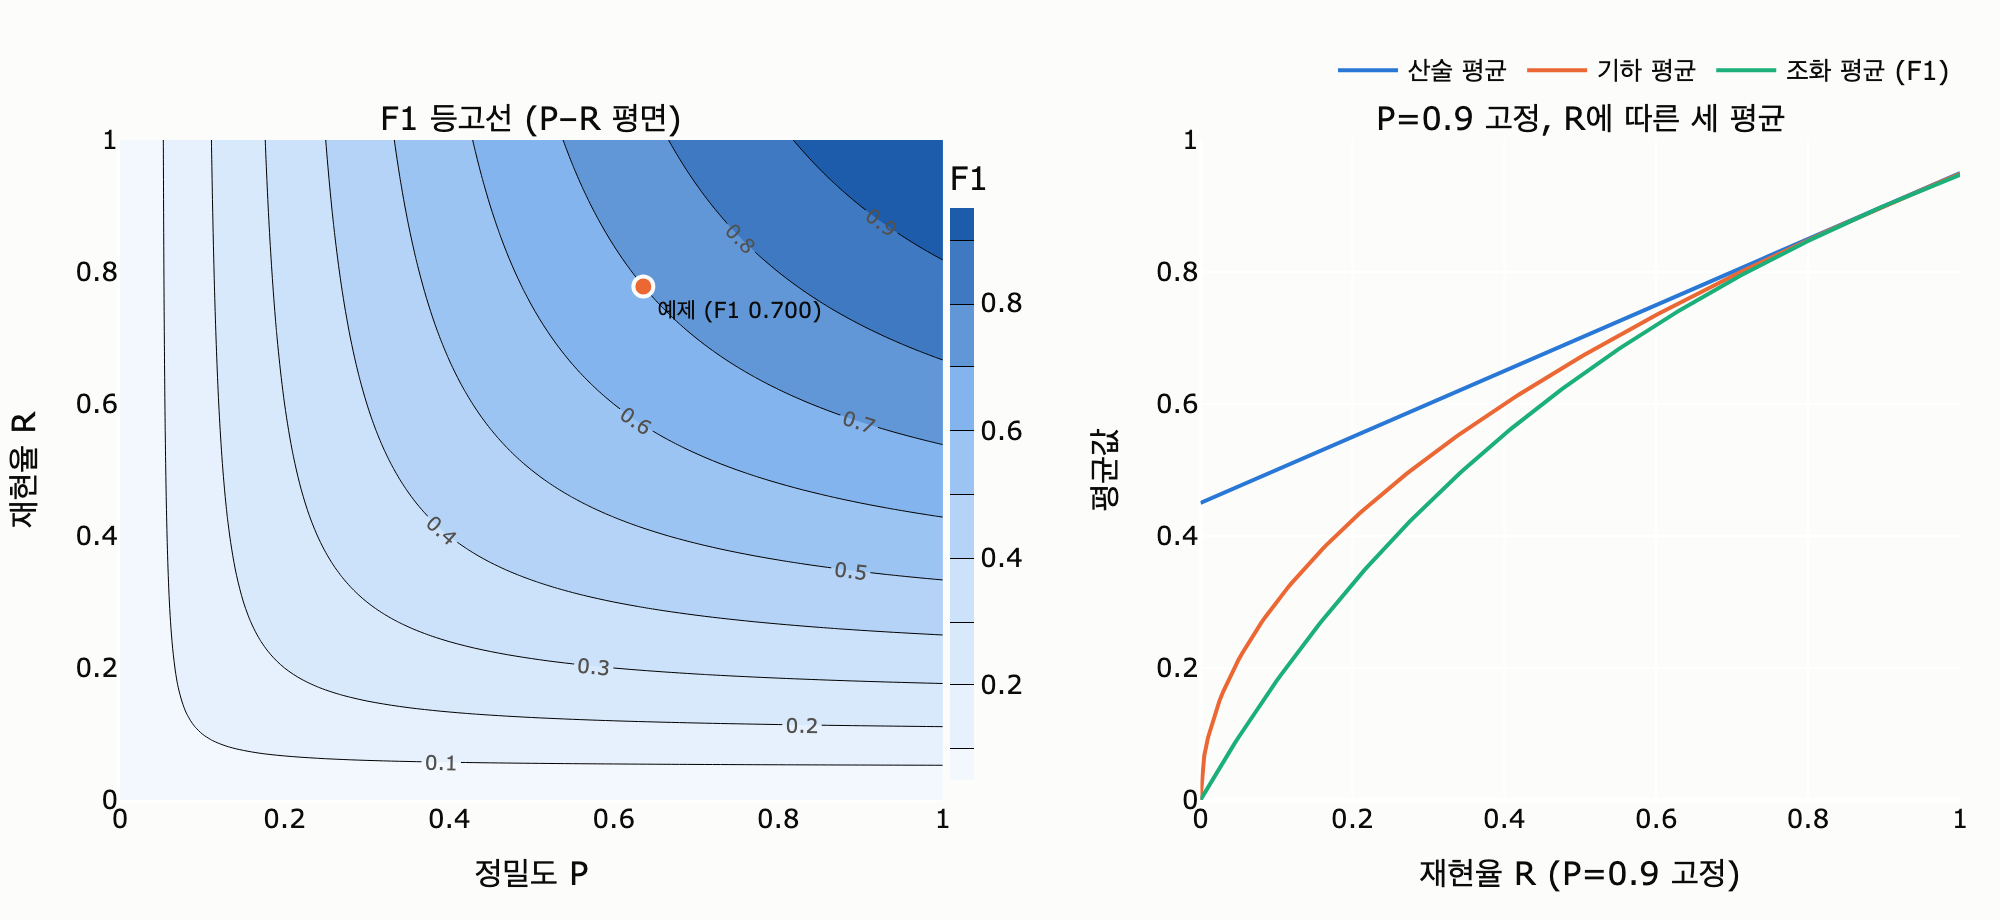

Reproduce this figure in Python.
# %% [markdown]
# # F1 점수는 어떻게 계산하는가?
#
# $$F_1 = \frac{2 \times \text{정밀도} \times \text{재현율}}{\text{정밀도} + \text{재현율}}$$
#
# 정밀도(precision)와 재현율(recall)의 **조화 평균**이다.
# 아래 셀들을 순서대로 실행하며 (1) 정밀도·재현율·F1 계산,
# (2) 산술 평균과의 차이, (3) 극단 케이스, (4) P–R 평면 위 F1 등고선을 확인한다.

# %%
# 필요 패키지: plotly, kaleido (시각화 셀에만 필요. 계산 셀은 표준 라이브러리만 사용)
def _show(fig):
    try:
        from IPython import get_ipython
        if get_ipython() is not None:  # VSCode 셀/Jupyter에서만 렌더링
            fig.show()
    except ImportError:
        pass

# %% [markdown]
# ## 1. 정밀도·재현율·F1 계산
#
# 15장 예제처럼, 문서에서 뽑은 트리플(GOT)과 손으로 만든 정답(GOLD)을 집합으로 비교한다.
#
# - 맞음 $TP = |GOT \cap GOLD|$, 틀림 $FP = |GOT - GOLD|$, 놓침 $FN = |GOLD - GOT|$
# - $\text{정밀도} = \dfrac{TP}{TP+FP}$ (뽑은 것 중 맞은 비율)
# - $\text{재현율} = \dfrac{TP}{TP+FN}$ (정답 중 건진 비율)

# %%
# 장난감 예제: 정답 9건, 뽑은 것 11건 (15장의 정밀도 0.636 / 재현율 0.778 상황을 축소 재현)
GOLD = {("가온테크", "체결", f"C-{i:03d}") for i in range(9)}          # 정답 9건
GOT = {("가온테크", "체결", f"C-{i:03d}") for i in range(7)}           # 그중 7건을 맞히고
GOT |= {("가온테크", "업종", "IT"), ("마루상사", "모회사", "다올"),     # 거짓 4건을 섞어 뽑았다
        ("가온테크", "협업", "나루"), ("가온테크", "계약일", "06-02")}

tp = len(GOT & GOLD)
fp = len(GOT - GOLD)
fn = len(GOLD - GOT)
prec = tp / (tp + fp) if tp + fp else 0.0
rec = tp / (tp + fn) if tp + fn else 0.0
f1 = 2 * prec * rec / (prec + rec) if prec + rec else 0.0

print(f"맞음 {tp}  틀림 {fp}  놓침 {fn}")
print(f"정밀도 {prec:.3f}  재현율 {rec:.3f}  F1 {f1:.3f}")
# 출력:
# 맞음 7  틀림 4  놓침 2
# 정밀도 0.636  재현율 0.778  F1 0.700

# %% [markdown]
# ## 2. 산술 평균 vs 기하 평균 vs 조화 평균
#
# 두 양수 $a, b$에 대해
#
# $$\text{조화} = \frac{2ab}{a+b} \;\le\; \text{기하} = \sqrt{ab} \;\le\; \text{산술} = \frac{a+b}{2}$$
#
# F1은 조화 평균이라 **작은 값 쪽으로 끌려간다**. 한쪽이 0에 가까우면 F1도 0에 가깝다.

# %%
import math

def means(p, r):
    arith = (p + r) / 2
    geom = math.sqrt(p * r)
    harm = 2 * p * r / (p + r) if p + r else 0.0
    return arith, geom, harm

cases = [(0.9, 0.9), (0.9, 0.5), (0.636, 0.778), (1.0, 0.1), (1.0, 0.01)]
print(f"{'P':>6} {'R':>6} | {'산술':>6} {'기하':>6} {'조화(F1)':>8}")
for p, r in cases:
    a, g, h = means(p, r)
    print(f"{p:>6.3f} {r:>6.3f} | {a:>6.3f} {g:>6.3f} {h:>8.3f}")
# 출력:
#      P      R |   산술   기하 조화(F1)
#  0.900  0.900 |  0.900  0.900    0.900
#  0.900  0.500 |  0.700  0.671    0.643
#  0.636  0.778 |  0.707  0.703    0.700
#  1.000  0.100 |  0.550  0.316    0.182
#  1.000  0.010 |  0.505  0.100    0.020

# %% [markdown]
# ## 3. 극단 케이스 — 왜 산술 평균이면 안 되는가
#
# 정답 100개 중 **딱 1개만 뽑아서 맞힌** 시스템: $P = 1.0$, $R = 0.01$.
#
# - 산술 평균 $= 0.505$ → 반타작처럼 보이지만 실제로는 거의 쓸모없는 시스템
# - $F_1 \approx 0.020$ → 쓸모없음을 정직하게 보여준다
#
# 코너 케이스도 확인한다: $P + R = 0$이면 관례상 $F_1 = 0$, $P = R$이면 $F_1 = P$.

# %%
def f1_score(p, r):
    return 2 * p * r / (p + r) if p + r else 0.0

print(f"P=1.0, R=0.01 → 산술 {means(1.0, 0.01)[0]:.3f}, F1 {f1_score(1.0, 0.01):.3f}")
print(f"P=0.0, R=0.0  → F1 {f1_score(0.0, 0.0):.3f}  (분모 0은 F1=0으로 정의)")
print(f"P=R=0.7      → F1 {f1_score(0.7, 0.7):.3f}  (두 값이 같으면 F1도 같다)")

# 격자 위에서 min(P,R) <= 조화 <= 기하 <= 산술 <= max(P,R) 항상 성립하는지 확인
# (P=R일 때 세 평균이 같아지는데 부동소수점 오차가 1e-17쯤 생기므로 tol을 둔다)
tol = 1e-9
ok = True
for p in [i / 20 for i in range(1, 21)]:
    for r in [j / 20 for j in range(1, 21)]:
        a, g, h = means(p, r)
        ok &= (min(p, r) <= h + tol) and (h <= g + tol) and (g <= a + tol) and (a <= max(p, r) + tol)
print(f"격자 400점에서 min ≤ 조화 ≤ 기하 ≤ 산술 ≤ max: {ok}")
# 출력:
# P=1.0, R=0.01 → 산술 0.505, F1 0.020
# P=0.0, R=0.0  → F1 0.000  (분모 0은 F1=0으로 정의)
# P=R=0.7      → F1 0.700  (두 값이 같으면 F1도 같다)
# 격자 400점에서 min ≤ 조화 ≤ 기하 ≤ 산술 ≤ max: True

# %% [markdown]
# ## 4. 시각화
#
# - 왼쪽: 정밀도–재현율 평면 위 $F_1$ 등고선. $P = R$ 대각선에 대해 대칭이고,
#   축(한쪽이 0) 근처에서는 다른 쪽이 아무리 커도 $F_1$이 낮다 — 등고선이 축에 붙지 않는다.
# - 오른쪽: $P = 0.9$로 고정하고 $R$을 움직일 때 세 평균의 비교.
#   재현율이 무너져도 산술 평균은 0.45 아래로 내려가지 않지만 F1은 0으로 떨어진다.

# %%
import plotly.graph_objects as go
from plotly.subplots import make_subplots

n = 101
axis_vals = [i / (n - 1) for i in range(n)]
z = [[f1_score(p, r) for p in axis_vals] for r in axis_vals]  # 행=R, 열=P

# 순차(sequential) 색: 한 가지 파랑 계열, 밝음→어두움
blues = [[0.0, "#f3f8fe"], [0.33, "#cde2fb"], [0.66, "#86b6ef"], [1.0, "#1c5cab"]]

fig = make_subplots(
    rows=1, cols=2, column_widths=[0.52, 0.48], horizontal_spacing=0.14,
    subplot_titles=("F1 등고선 (P–R 평면)", "P=0.9 고정, R에 따른 세 평균"),
)

fig.add_trace(go.Contour(
    x=axis_vals, y=axis_vals, z=z,
    colorscale=blues, contours=dict(start=0.1, end=0.9, size=0.1, showlabels=True,
                                    labelfont=dict(size=10, color="#52514e")),
    colorbar=dict(title="F1", x=0.44, thickness=12),
    hovertemplate="P=%{x:.2f} R=%{y:.2f}<br>F1=%{z:.3f}<extra></extra>",
), row=1, col=1)
# 예제 1의 지점 표시
fig.add_trace(go.Scatter(
    x=[0.636], y=[0.778], mode="markers+text", text=["예제 (F1 0.700)"],
    textposition="bottom right", textfont=dict(size=11, color="#0b0b0b"),
    marker=dict(size=10, color="#eb6834", line=dict(width=2, color="#fcfcfb")),
    showlegend=False, hovertemplate="P=0.636 R=0.778<br>F1=0.700<extra></extra>",
), row=1, col=1)

rs = [i / 200 for i in range(201)]
P_FIX = 0.9
series = [("산술 평균", "#2a78d6", [(P_FIX + r) / 2 for r in rs]),
          ("기하 평균", "#eb6834", [math.sqrt(P_FIX * r) for r in rs]),
          ("조화 평균 (F1)", "#1baf7a", [f1_score(P_FIX, r) for r in rs])]
for name, color, ys in series:
    fig.add_trace(go.Scatter(
        x=rs, y=ys, mode="lines", name=name, line=dict(width=2, color=color),
        hovertemplate="R=%{x:.2f} → %{y:.3f}<extra>" + name + "</extra>",
    ), row=1, col=2)

fig.update_xaxes(title_text="정밀도 P", range=[0, 1], row=1, col=1)
fig.update_yaxes(title_text="재현율 R", range=[0, 1], row=1, col=1)
fig.update_xaxes(title_text="재현율 R (P=0.9 고정)", range=[0, 1], row=1, col=2)
fig.update_yaxes(title_text="평균값", range=[0, 1], row=1, col=2)
fig.update_layout(
    width=1000, height=460, paper_bgcolor="#fcfcfb", plot_bgcolor="#fcfcfb",
    font=dict(color="#0b0b0b", size=13),
    legend=dict(orientation="h", yanchor="bottom", y=1.06, xanchor="right", x=1),
    margin=dict(t=70, b=60, l=60, r=20),
)

import os
_here = os.path.dirname(os.path.abspath(__file__)) if "__file__" in globals() else "."
fig.write_image(os.path.join(_here, "expy.png"), scale=2)  # kaleido 필요
print("expy.png 저장 완료")
_show(fig)
# 출력:
# expy.png 저장 완료

# %% [markdown]
# ## 정리
#
# - $F_1 = \dfrac{2PR}{P+R}$ — 정밀도와 재현율의 **조화 평균**.
# - 조화 평균은 항상 산술 평균 이하이고, 작은 값 쪽으로 끌려간다.
#   그래서 정밀도·재현율 **둘 다** 좋아야만 F1이 좋다.
# - $P+R=0$이면 $F_1=0$으로 정의하고, $P=R$이면 $F_1=P=R$이다.
# - 단, F1 하나만 보면 무엇을 고칠지 모른다 — 15장의 요지대로 오류를 종류별로 나눠야 개선이 시작된다.
